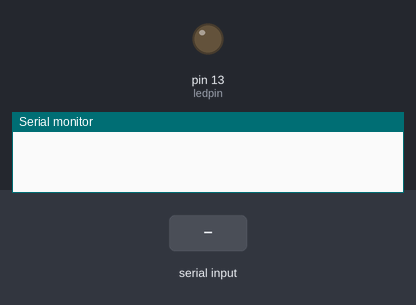
Simulated run of this sketch. Board: Arduino Uno, built with avr-gcc and run on an emulated ATmega328P. On the bench: output pins drawn as LEDs (lit = HIGH), the last lines printed to the serial monitor. Dashed ring = blinking. The test bench sets the inputs (shaded band).

Above: at 1.2 s.
1.3 s: "R" received over Serial
At 1.55 s:
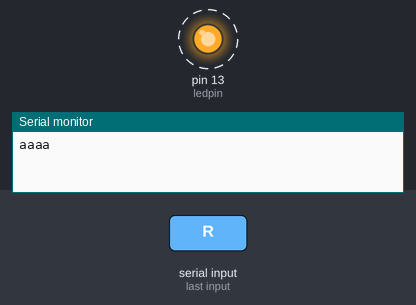
Timing chart, 0 to 4.3 s (numbered marks = the images above; inputs shaded):
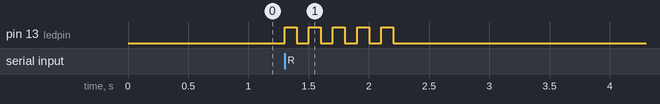

Measured:
- after the input at 1.3 s, pin 13 (ledpin): alternates HIGH for 0.10 s and LOW for 0.10 s, 10 changes in all, then stays LOW, starting at once

The sketch:

ex1.ino
```cpp
int val;
int ledpin = 13;

void setup() {
  Serial.begin(9600);
  pinMode(ledpin, OUTPUT);
}

void loop() {
  val = Serial.read();
  if (val == 'R') {
    Serial.println("aaaa");
    for (int i = 0; i < 5; ++i) {
      digitalWrite(ledpin, HIGH);
      delay(100);
      digitalWrite(ledpin, LOW);
      delay(100);
    }
  }
}
```
